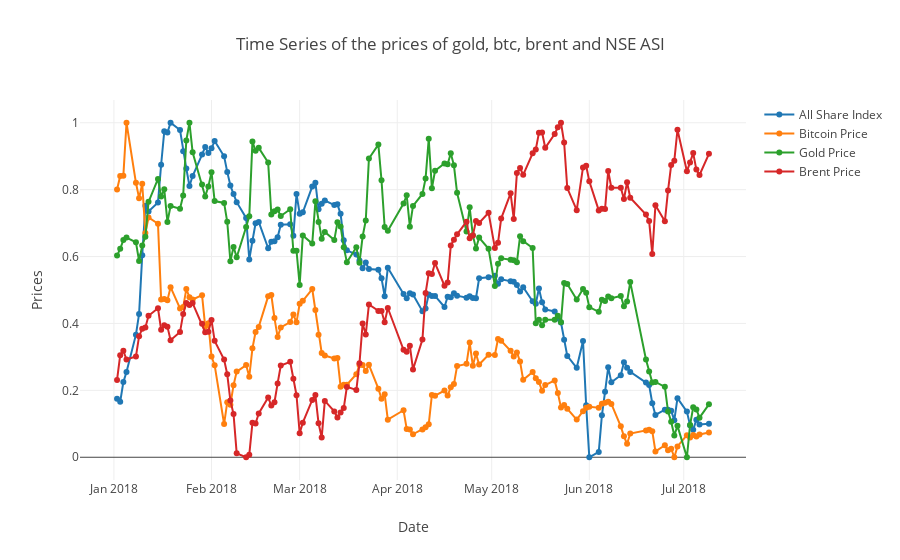

Write notebook code for a chart like this one.
### Code cell
data = [nse, bitcoin, gold, brent]
fig = dict(data=data, layout=layout)
iplot(fig)

### Figure 1 — Plotly figure (JSON) as saved in the notebook; plotly's stock layout.template omitted (floating-point values rounded to 4 significant figures; data arrays with more than 128 entries replaced by an {"elided": "..."} marker saying what was removed)
{"data": [{"mode": "lines+markers", "name": "All Share Index", "type": "scatter", "x": {"elided": "129 str values"}, "y": {"elided": "129 float values"}}, {"mode": "lines+markers", "name": "Bitcoin Price", "type": "scatter", "x": {"elided": "129 str values"}, "y": {"elided": "129 float values"}}, {"mode": "lines+markers", "name": "Gold Price", "type": "scatter", "x": {"elided": "129 str values"}, "y": {"elided": "129 float values"}}, {"mode": "lines+markers", "name": "Brent Price", "type": "scatter", "x": {"elided": "129 str values"}, "y": {"elided": "129 float values"}}], "layout": {"showlegend": true, "title": "Time Series of the prices of gold, btc, brent and NSE ASI", "xaxis": {"title": "Date"}, "yaxis": {"title": "Prices"}}}
